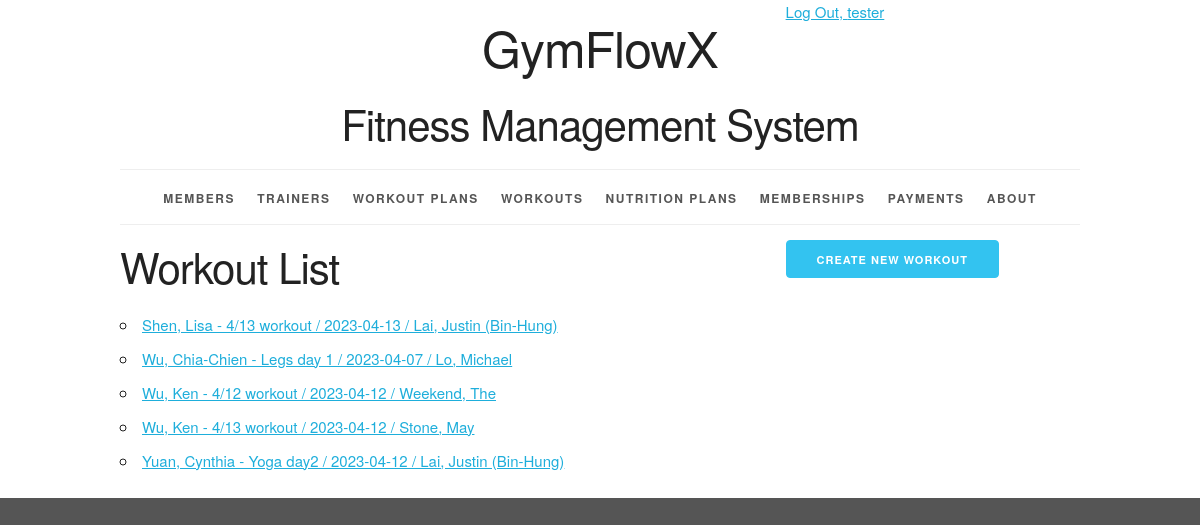
/workout/ (signed in), run on an earlier commit of the app's database.
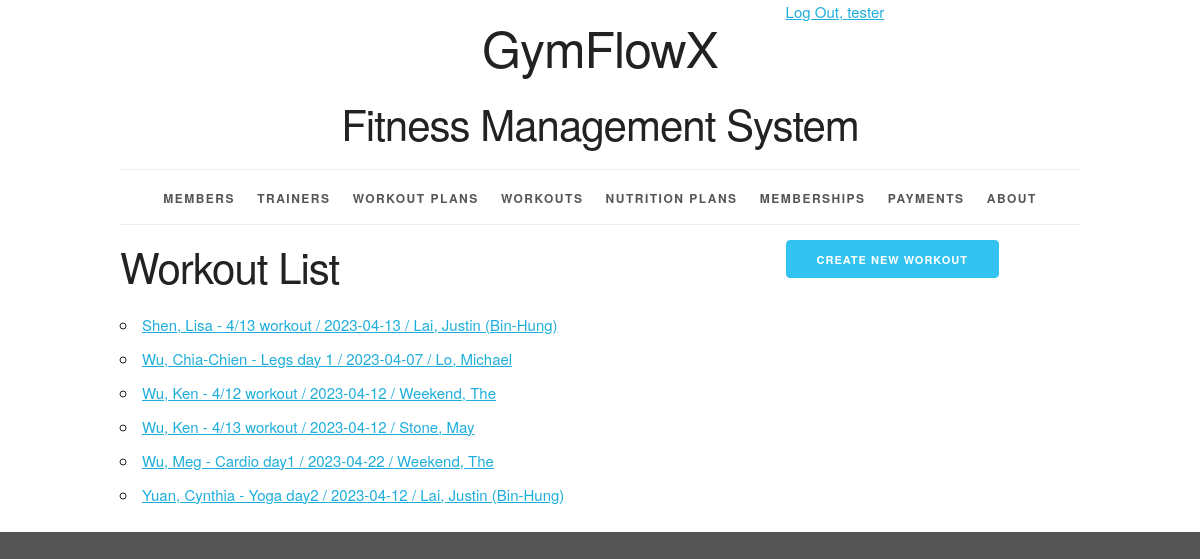
And on a later commit of the database.
### workoutinfo/models.py (models this page shows, shortened)
class Workout(models.Model):
    workout_id = models.AutoField(primary_key=True)
    date = models.DateField()
    name = models.CharField(max_length=255)
    description = models.TextField()
    duration = models.IntegerField(help_text='Enter duration in minutes')
    workout_plan = models.ForeignKey(WorkoutPlan, related_name='workouts', on_delete=models.PROTECT)
    member = models.ForeignKey(Member, related_name='workouts', on_delete=models.PROTECT)
    trainer = models.ForeignKey(Trainer, related_name='workouts', on_delete=models.PROTECT)
    def __str__(self):
        return f"{self.member} - {self.name} / {self.date} / {self.trainer}"
    def get_absolute_url(self):
        return reverse('workoutinfo_workout_detail_urlpattern',
                       kwargs={'pk': self.pk}
                       )
    class Meta:
        ordering = ['member', 'name', 'date']
        constraints = [
            UniqueConstraint(fields=['member', 'name'], name='unique_workout')
        ]

class Member(models.Model):
    MALE = 'M'
    FEMALE = 'F'
    OTHER = 'O'
    GENDER_CHOICES = [
        (MALE, 'Male'),
        (FEMALE, 'Female'),
        (OTHER, 'Other'),
    ]
    member_id = models.AutoField(primary_key=True)
    first_name = models.CharField(max_length=45)
    last_name = models.CharField(max_length=45)
    disambiguator = models.CharField(max_length=45, blank=True, default='')
    gender = models.CharField(max_length=1, choices=GENDER_CHOICES)
    phone_number = models.CharField(
        max_length=15,
        validators=[RegexValidator(
            r'^\+?\d{9,15}$',
            'Enter a valid phone number.'
        )]
    )
    def __str__(self):
        if self.disambiguator == '':
            return '%s, %s' % (self.last_name, self.first_name)
        else:
            result = '%s, %s (%s)' % (self.last_name, self.first_name, self.disambiguator)
        return result
    class Meta:
        ordering = ['last_name', 'first_name', 'disambiguator']
        constraints = [
            models.UniqueConstraint(fields=['last_name', 'first_name', 'phone_number'], name='unique_member')
        ]

class Trainer(models.Model):
    GENDER_CHOICES = [
        ('M', 'Male'),
        ('F', 'Female'),
        ('O', 'Other'),
    ]
    member_id = models.AutoField(primary_key=True)
    first_name = models.CharField(max_length=45)
    last_name = models.CharField(max_length=45)
    disambiguator = models.CharField(max_length=45, blank=True, default='')
    gender = models.CharField(max_length=1, choices=GENDER_CHOICES)
    phone_number = models.CharField(
        max_length=15,
        validators=[RegexValidator(
            r'^\+?\d{9,15}$',
            'Enter a valid phone number.'
        )]
    )
    def __str__(self):
        if self.disambiguator == '':
            return '%s, %s' % (self.last_name, self.first_name)
        else:
            result = '%s, %s (%s)' % (self.last_name, self.first_name, self.disambiguator)
        return result
    class Meta:
        ordering = ['last_name', 'first_name', 'disambiguator']
        constraints = [
            UniqueConstraint(fields=['last_name', 'first_name', 'phone_number'], name='unique_trainer')
        ]

### workoutinfo/views.py (the view)
class WorkoutList(LoginRequiredMixin, PermissionRequiredMixin, ListView):
    model = Workout
    permission_required = 'workoutinfo.view_workout'

### workoutinfo/templates/workoutinfo/workout_list.html (shortened to what this page needs)
{% extends 'workoutinfo/base.html' %}
{% block create_button %}
    {% if perms.workoutinfo.add_workout %}
        <a href="{% url 'workoutinfo_workout_create_urlpattern' %}"
           class="button button-primary">
            Create New Workout</a>
    {% endif %}
{% endblock %}
{% block org_content %}
    <h2>Workout List</h2>
    <ul>
        {% for workout in workout_list %}
            <li>
                <a href="{{ workout.get_absolute_url }}">{{ workout }}</a>
            </li>
        {% empty %}
            <li><em>There are currently no workouts available.</em></li>
        {% endfor %}
    </ul>
{% endblock %}

What changed in the data, as far as the page shows it:
added Workout: member+name+date "Wu, Meg - Cardio day1 / 2023-04-22 / Weekend, The"
